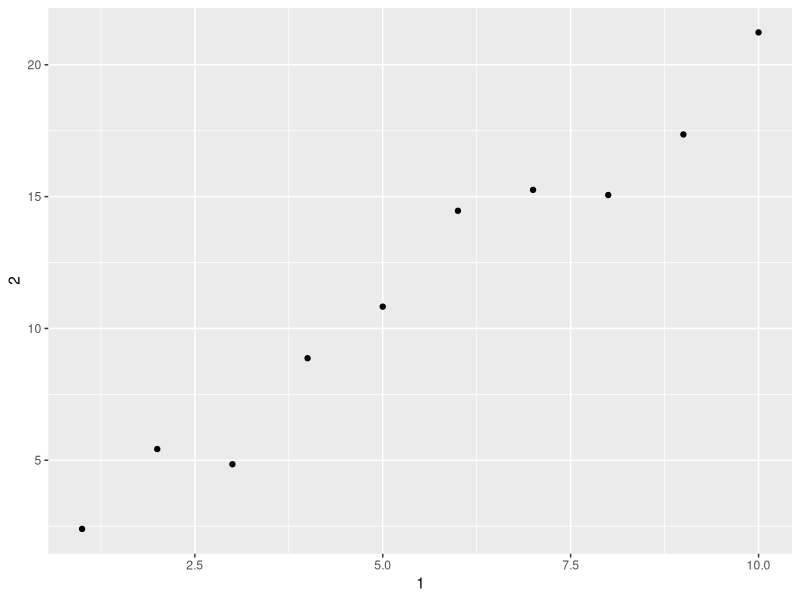
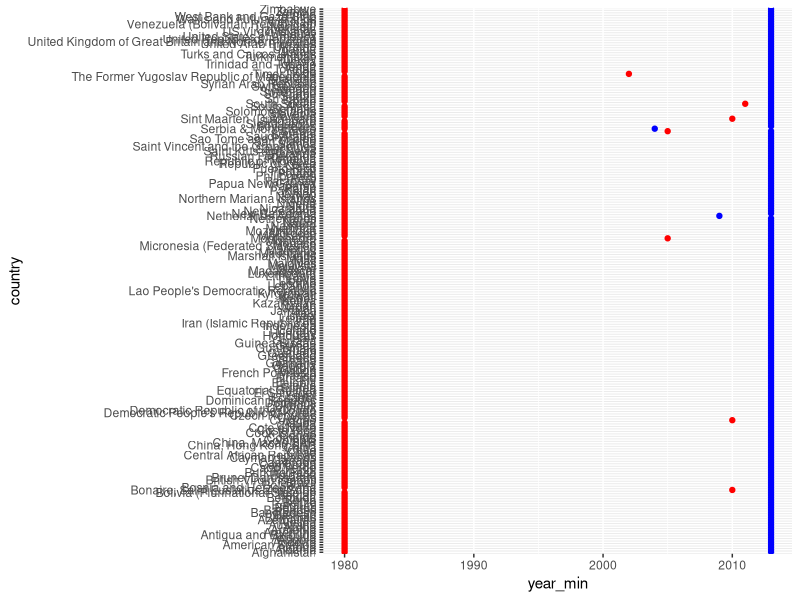
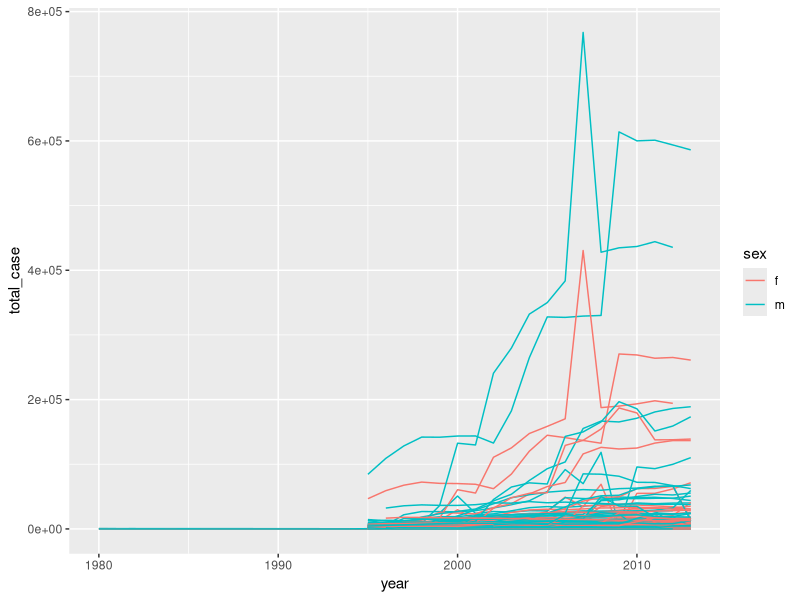

Reproduce these figures in R, in order.
## ---- chunk 1
knitr::opts_chunk$set(echo = TRUE)
## ---- chunk 2
library("tidyverse")
## ---- chunk 3
tb <- as_tibble(mtcars)
print(tb)

##tibble never changes the type of the inputs such as it never change strings to factors!), and it never changes the names of variables, it only recycles inputs of length 1, and it never creates row.names().

### tibble 
## ---- chunk 4
df <- data.frame(abc = 1, xyz = "a")   

df$x   

class(df[,"xyz"])   ### return a factor

class(df[, c("abc", "xyz")]) ### return a data.frame

tb_df <- as_tibble(df)
### tb_df$x             ### warning Unknown or uninitialised column: 'x'.NULL

class(tb_df[, "xyz"])   ### return a tibber

class(tb_df[, c("abc", "xyz")]) ### return a tibber

## ---- chunk 5
tb_cars <- as_tibble(mtcars)
var <- "mpg"
tb_cars[var]

## ---- chunk 6
annoying <- tibble(
  `1` = 1:10,
  `2` = `1` * 2 + rnorm(length(`1`))
)
## ---- chunk 7
annoying$"1"

## ---- chunk 8
ggplot(annoying, aes(x = `1`, y = `2`)) + geom_point()
## ---- chunk 9
annoying <-annoying %>%mutate(`3` = `2`/`1`)
## ---- chunk 10
annoying %>%rename(one = `1`,two = `2`,three = `3`)
## ---- chunk 11
sample <- letters[1:10]
enframe(sample)


### convert vectors to data frames, and vice versa.

## ---- chunk 12
### tibble.max_extra_cols
### Number of extra columns printed in reduced form. Default: 100.

## ---- chunk 13

### This part code copied from 12.6 Case study, becasue it is needed by exercise

who1 <- who %>%
gather(new_sp_m014:newrel_f65, key = "key", value = "cases", na.rm = TRUE)
glimpse(who1)

who2 <- who1 %>%
mutate(key = stringr::str_replace(key, "newrel", "new_rel"))
 
who3 <- who2 %>%
separate(key, c("new", "type", "sexage"), sep = "_")
who3

who3 %>%
count(new)
  
who4 <- who3 %>%
select(-new, -iso2, -iso3)
  
who5 <- who4 %>%
separate(sexage, c("sex", "age"), sep = 1)
who5
  
## ---- chunk 14
who %>%
group_by(country) %>%
summarize(year_min = min(year), year_max = max(year)) %>%
ggplot() +
geom_point(mapping = aes(x = country, y = year_min), color = 'red') +
geom_point(mapping = aes(x = country , y= year_max), color = 'blue') +
coord_flip()

### From the plot we can see there are some implicit missing values

### Cheack zero and NA.
sum(who %>% select(-c(1:4)) == 0, na.rm = TRUE)

who %>% select(-c(1:4)) %>%sapply(function(x){sum(is.na(x))})

### Zero simply means no case, and NA means missing values

## ---- chunk 15
### The code will not be separated correctly into the three columns sexage,new,var.

## ---- chunk 16

### Check unique values in country,iso2,iso3
who %>% select(1:3) %>% sapply(function(x){length(unique(x))})

### check the unique combination of these three columns
who %>% select(1:3) %>%
  unite(combined, 1:3) %>%
  select(combined) %>%
  distinct() %>%
  nrow()

## ---- chunk 17
who %>%
  gather(code, value, new_sp_m014:newrel_f65, na.rm = TRUE) %>% 
  mutate(code = stringr::str_replace(code, "newrel", "new_rel")) %>%
  separate(code, c("new", "var", "sexage")) %>% 
  select(-new, -iso2, -iso3) %>% 
  separate(sexage, c("sex", "age"), sep = 1) %>%
  group_by(country, year, sex) %>%
  summarize(total_case = sum(value)) %>%
  unite(country_sex, country, sex, remove = FALSE) %>%
  ggplot() +
  geom_line(mapping = aes(x = year, y = total_case, color = sex,
                          group = country_sex))

